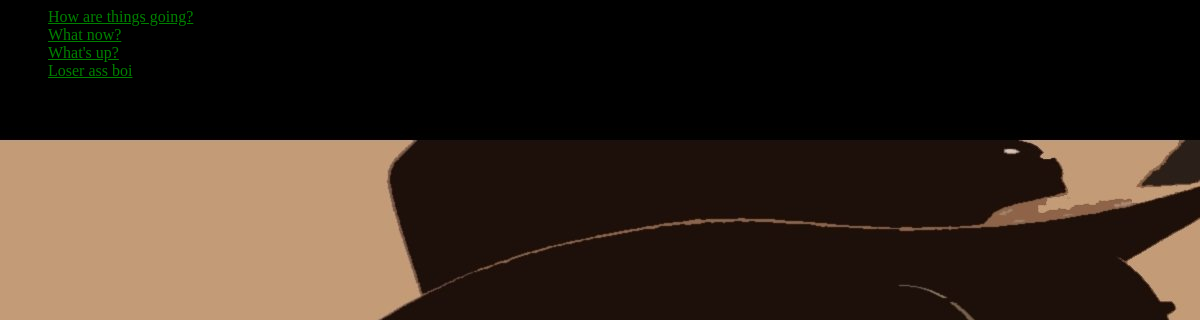
The page /polls/ on the database as committed earlier.
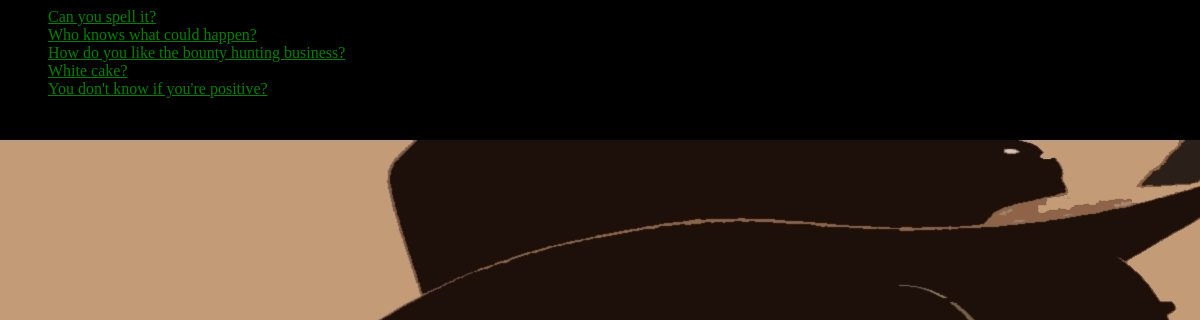
The same page on the database as committed later.
### polls/models.py (models this page shows, shortened)
class Question(models.Model):
    question_text = models.CharField(max_length=200)
    pub_date = models.DateTimeField("date published")

### polls/views.py (the view)
# urls.py: path("", views.IndexView.as_view(), name="index"),
class IndexView(generic.ListView):
    template_name = "polls/index.html"
    context_object_name = "latest_question_list"
    def get_queryset(self):
        return Question.objects.filter(pub_date__lte=timezone.now()).order_by("-pub_date")[
            :5
        ]

### polls/templates/polls/index.html
{% load static %}
<link rel="stylesheet" href="{% static 'polls/style.css' %}">
{% if latest_question_list %}
    <ul>
    {% for question in latest_question_list %}
        <li><a href="{% url 'polls:detail' question.id %}">{{ question.question_text }}</a>
</li>
    {% endfor %}
    </ul>
{% else %}
    <p>No polls are available.</p>
{% endif %}

### polls/static/polls/style.css (style rules this page uses)
li a { color: green; }

Rows that differ between the two databases and show on the page:
removed Question: question_text "How are things going?"
removed Question: question_text "What now?"
no longer on this page (row unchanged): Question: question_text "What's up?"
removed Question: question_text "Loser ass boi"
added Question: question_text "Can you spell it?"
added Question: question_text "Who knows what could happen?"
added Question: question_text "How do you like the bounty hunting business?"
added Question: question_text "White cake?"
added Question: question_text "You don't know if you're positive?"
